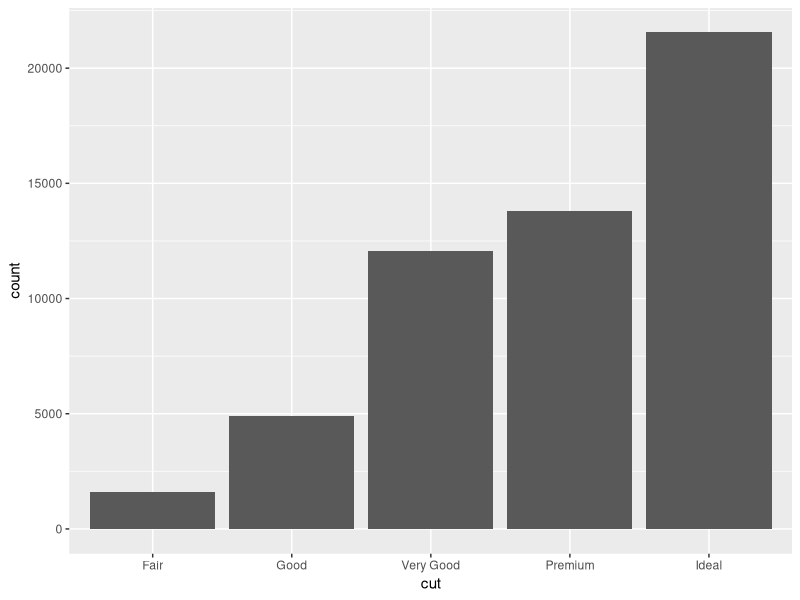
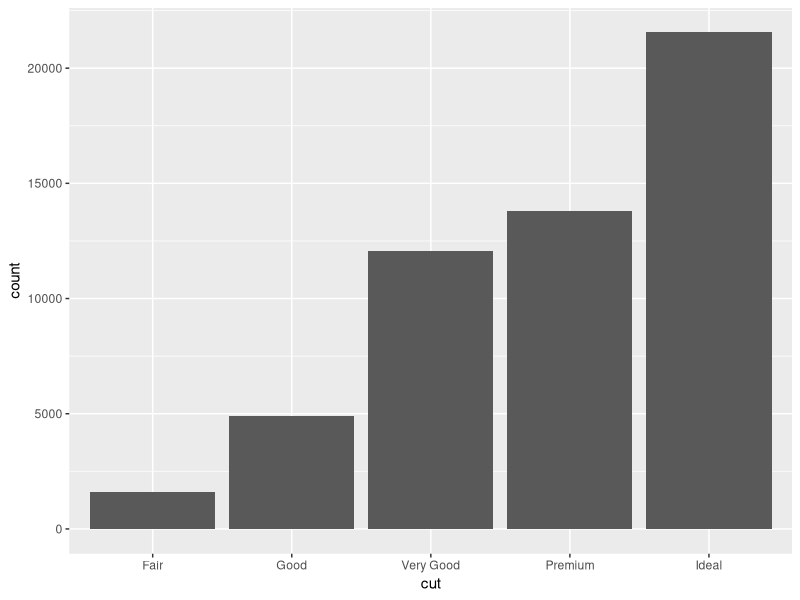
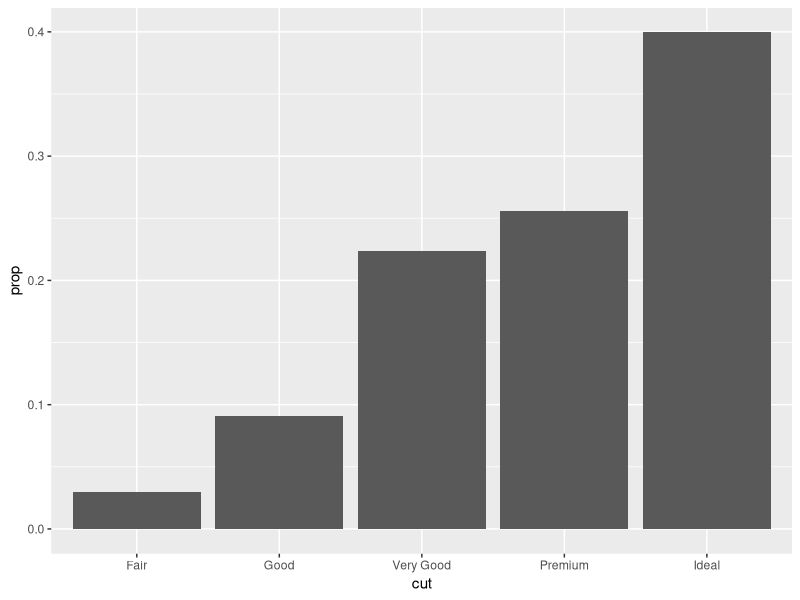
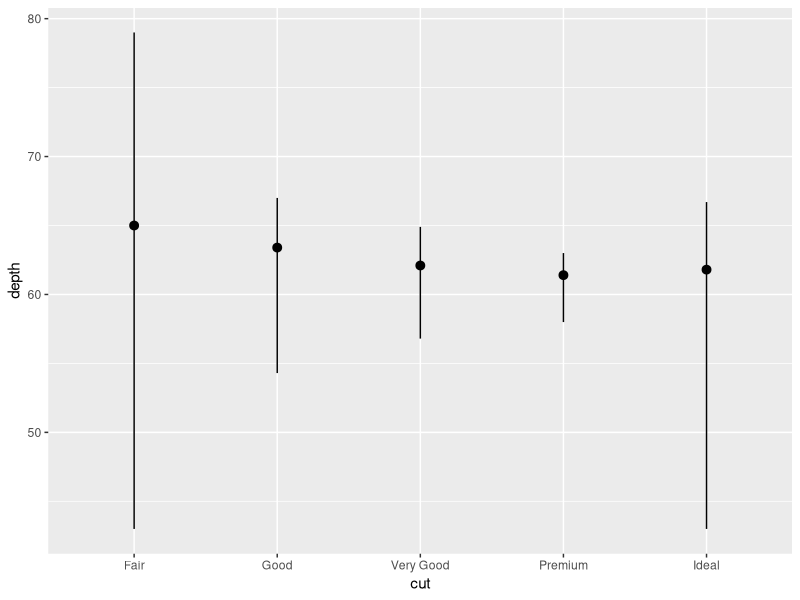
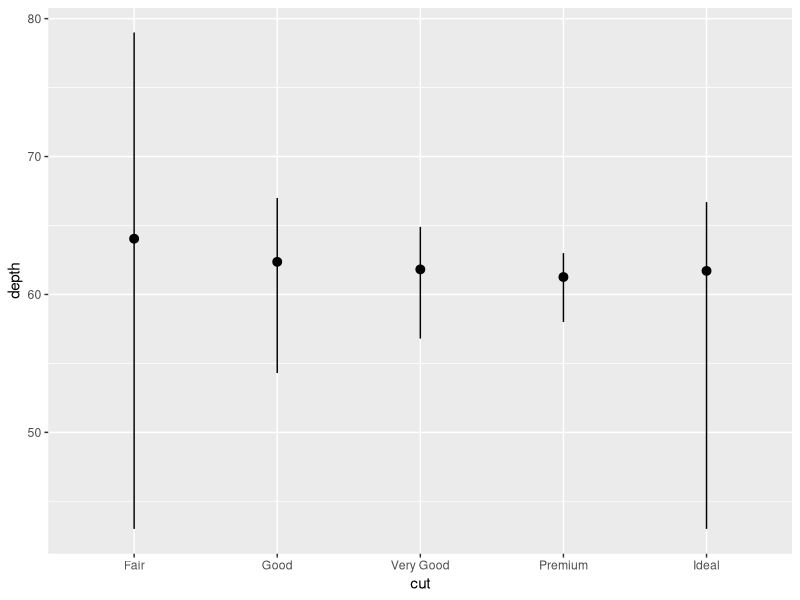
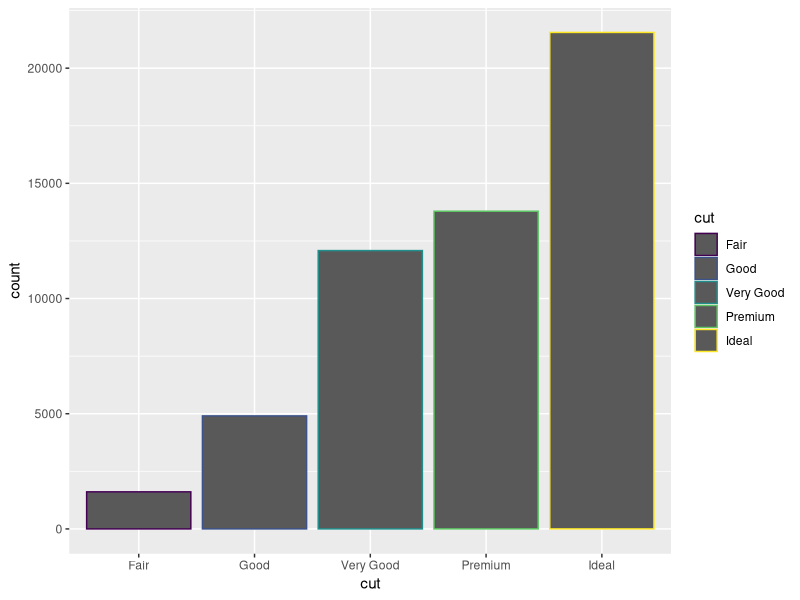
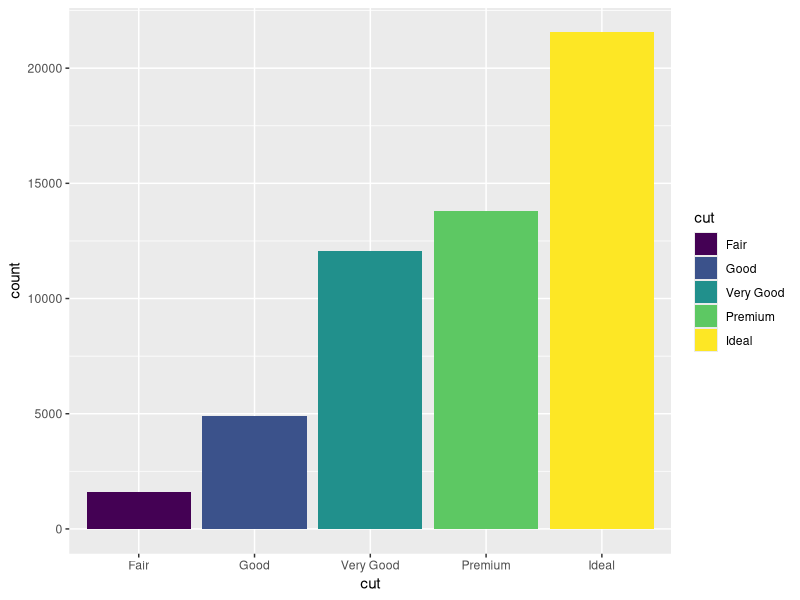
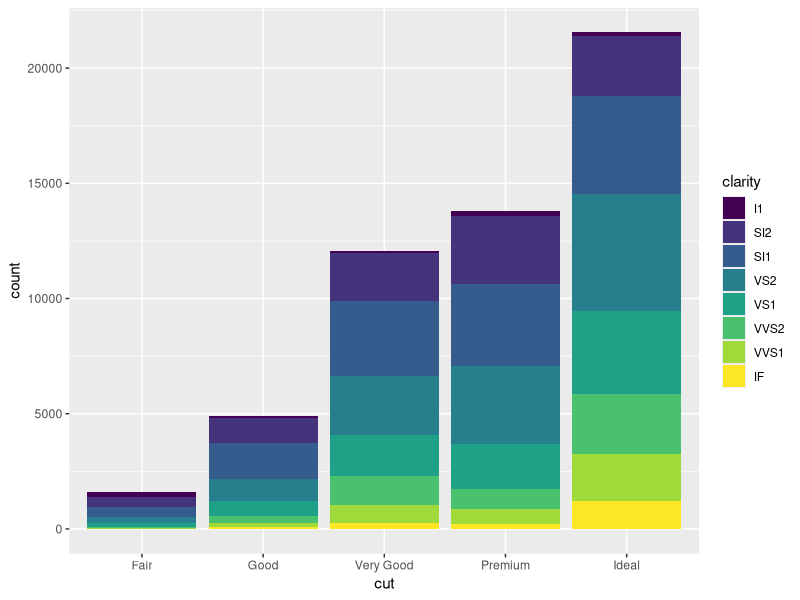

Reproduce these figures in R, in order.
# BAR CHARTS

library(ggplot2)

ggplot(data = diamonds) + 
  geom_bar(mapping = aes(x = cut))

ggplot(data = diamonds) + 
  stat_count(mapping = aes(x = cut))

ggplot(data = diamonds) + 
  geom_bar(mapping = aes(x = cut, y = ..prop.., group = 1))

ggplot(data = diamonds) + 
  stat_summary(
    mapping = aes(x = cut, y = depth),
    fun.ymin = min,
    fun.ymax = max,
    fun.y = median
  )

ggplot(data = diamonds) + 
  stat_summary(
    mapping = aes(x = cut, y = depth),
    fun.ymin = min,
    fun.ymax = max,
    fun.y = mean
  )


# Color on borders
ggplot(data = diamonds) + 
  geom_bar(mapping = aes(x = cut, colour = cut))

# Color in bars
ggplot(data = diamonds) + 
  geom_bar(mapping = aes(x = cut, fill = cut))

# Color with split with respect to a variable
ggplot(data = diamonds) + 
  geom_bar(mapping = aes(x = cut, fill = clarity))

# Transparency
ggplot(data = diamonds, mapping = aes(x = cut, fill = clarity)) + 
  geom_bar(alpha = 1/5, position = "identity")

# Only bar skeletons
ggplot(data = diamonds, mapping = aes(x = cut, colour = clarity)) + 
  geom_bar(fill = NA, position = "identity")

# 100% bar graphs 
ggplot(data = diamonds) + 
  geom_bar(mapping = aes(x = cut, fill = clarity), position = "fill")

# Split histograms
ggplot(data = diamonds) + 
  geom_bar(mapping = aes(x = cut, fill = clarity), position = "dodge")
